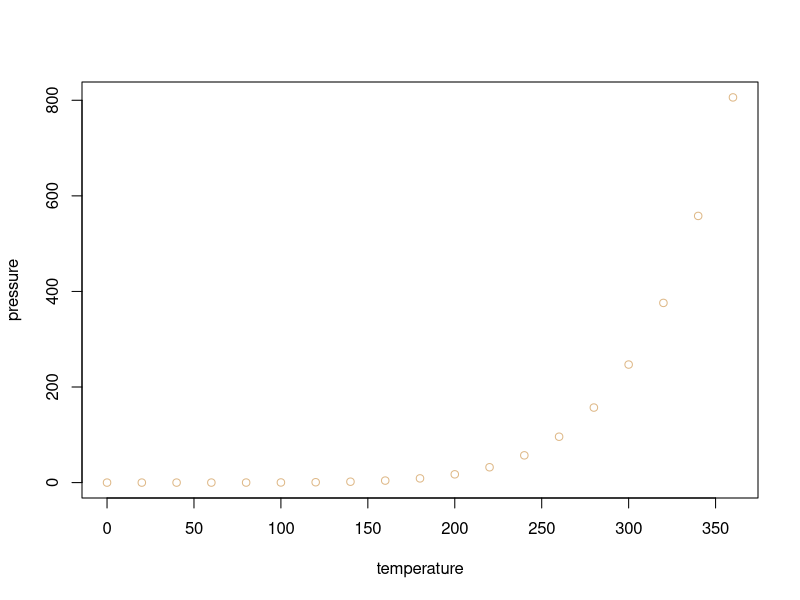

Write the R code that produced this figure.
## ---- chunk 1
knitr::opts_chunk$set(echo = TRUE)
## ---- chunk 2
summary(cars)
## ---- chunk 3
# CHANGE no 8
plot(pressure, col = "burlywood")
